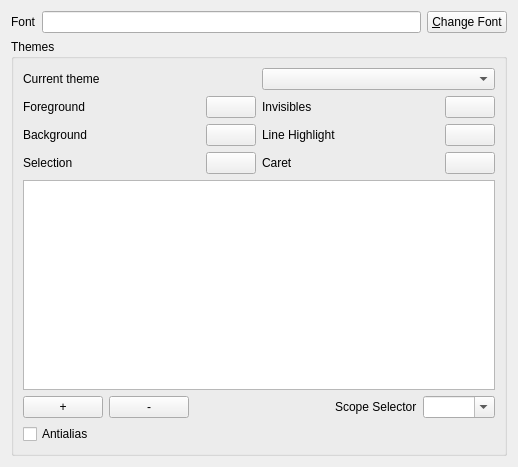
<?xml version="1.0" encoding="UTF-8"?>
<ui version="4.0">
 <class>FontThemeConfig</class>
 <widget class="QWidget" name="FontThemeConfig">
  <property name="geometry">
   <rect>
    <x>0</x>
    <y>0</y>
    <width>518</width>
    <height>467</height>
   </rect>
  </property>
  <property name="windowTitle">
   <string>Font and Theme</string>
  </property>
  <property name="windowIcon">
   <iconset resource="../../../res.qrc">
    <normaloff>:/actions/resources/actions/format-font-size-more.png</normaloff>:/actions/resources/actions/format-font-size-more.png</iconset>
  </property>
  <layout class="QVBoxLayout" name="verticalLayout_2">
   <item>
    <layout class="QHBoxLayout" name="horizontalLayout">
     <item>
      <widget class="QLabel" name="label">
       <property name="text">
        <string>Font</string>
       </property>
      </widget>
     </item>
     <item>
      <widget class="QLineEdit" name="lineFont">
       <property name="readOnly">
        <bool>true</bool>
       </property>
      </widget>
     </item>
     <item>
      <widget class="QPushButton" name="pushButtonChangeFont">
       <property name="text">
        <string>&amp;Change Font</string>
       </property>
      </widget>
     </item>
    </layout>
   </item>
   <item>
    <widget class="QGroupBox" name="groupBox">
     <property name="title">
      <string>Themes</string>
     </property>
     <layout class="QVBoxLayout" name="verticalLayout">
      <item>
       <layout class="QHBoxLayout" name="horizontalLayout_2">
        <item>
         <widget class="QLabel" name="label_2">
          <property name="sizePolicy">
           <sizepolicy hsizetype="Minimum" vsizetype="Preferred">
            <horstretch>0</horstretch>
            <verstretch>0</verstretch>
           </sizepolicy>
          </property>
          <property name="text">
           <string>Current theme</string>
          </property>
         </widget>
        </item>
        <item>
         <widget class="QComboBox" name="comboBoxThemes"/>
        </item>
       </layout>
      </item>
      <item>
       <layout class="QGridLayout" name="gridLayout">
        <item row="0" column="0">
         <widget class="QLabel" name="label_3">
          <property name="text">
           <string>Foreground</string>
          </property>
         </widget>
        </item>
        <item row="0" column="1">
         <widget class="QPushButton" name="pushButtonForeground">
          <property name="maximumSize">
           <size>
            <width>50</width>
            <height>16777215</height>
           </size>
          </property>
          <property name="text">
           <string/>
          </property>
         </widget>
        </item>
        <item row="0" column="2">
         <widget class="QLabel" name="label_6">
          <property name="text">
           <string>Invisibles</string>
          </property>
         </widget>
        </item>
        <item row="0" column="3">
         <widget class="QPushButton" name="pushButtonInvisibles">
          <property name="maximumSize">
           <size>
            <width>50</width>
            <height>16777215</height>
           </size>
          </property>
          <property name="text">
           <string/>
          </property>
         </widget>
        </item>
        <item row="1" column="0">
         <widget class="QLabel" name="label_4">
          <property name="text">
           <string>Background</string>
          </property>
         </widget>
        </item>
        <item row="1" column="1">
         <widget class="QPushButton" name="pushButtonBackground">
          <property name="maximumSize">
           <size>
            <width>50</width>
            <height>16777215</height>
           </size>
          </property>
          <property name="text">
           <string/>
          </property>
         </widget>
        </item>
        <item row="1" column="2">
         <widget class="QLabel" name="label_8">
          <property name="text">
           <string>Line Highlight</string>
          </property>
         </widget>
        </item>
        <item row="1" column="3">
         <widget class="QPushButton" name="pushButtonLineHighlight">
          <property name="maximumSize">
           <size>
            <width>50</width>
            <height>16777215</height>
           </size>
          </property>
          <property name="text">
           <string/>
          </property>
         </widget>
        </item>
        <item row="2" column="0">
         <widget class="QLabel" name="label_5">
          <property name="text">
           <string>Selection</string>
          </property>
         </widget>
        </item>
        <item row="2" column="1">
         <widget class="QPushButton" name="pushButtonSelection">
          <property name="maximumSize">
           <size>
            <width>50</width>
            <height>16777215</height>
           </size>
          </property>
          <property name="text">
           <string/>
          </property>
         </widget>
        </item>
        <item row="2" column="2">
         <widget class="QLabel" name="label_7">
          <property name="text">
           <string>Caret</string>
          </property>
         </widget>
        </item>
        <item row="2" column="3">
         <widget class="QPushButton" name="pushButtonCaret">
          <property name="maximumSize">
           <size>
            <width>50</width>
            <height>16777215</height>
           </size>
          </property>
          <property name="text">
           <string/>
          </property>
         </widget>
        </item>
       </layout>
      </item>
      <item>
       <widget class="QTableView" name="tableView">
        <property name="showGrid">
         <bool>false</bool>
        </property>
        <property name="sortingEnabled">
         <bool>true</bool>
        </property>
       </widget>
      </item>
      <item>
       <layout class="QHBoxLayout" name="horizontalLayout_3">
        <item>
         <widget class="QPushButton" name="pushButtonAdd">
          <property name="text">
           <string>+</string>
          </property>
         </widget>
        </item>
        <item>
         <widget class="QPushButton" name="pushButtonRemove">
          <property name="text">
           <string>-</string>
          </property>
         </widget>
        </item>
        <item>
         <spacer name="horizontalSpacer">
          <property name="orientation">
           <enum>Qt::Horizontal</enum>
          </property>
          <property name="sizeHint" stdset="0">
           <size>
            <width>40</width>
            <height>20</height>
           </size>
          </property>
         </spacer>
        </item>
        <item>
         <widget class="QLabel" name="label_9">
          <property name="text">
           <string>Scope Selector</string>
          </property>
         </widget>
        </item>
        <item>
         <widget class="QComboBox" name="comboBoxScope">
          <property name="editable">
           <bool>true</bool>
          </property>
         </widget>
        </item>
       </layout>
      </item>
      <item>
       <widget class="QCheckBox" name="checkBox">
        <property name="text">
         <string>Antialias</string>
        </property>
       </widget>
      </item>
     </layout>
    </widget>
   </item>
  </layout>
 </widget>
 <resources>
  <include location="../../../res.qrc"/>
 </resources>
 <connections/>
</ui>
